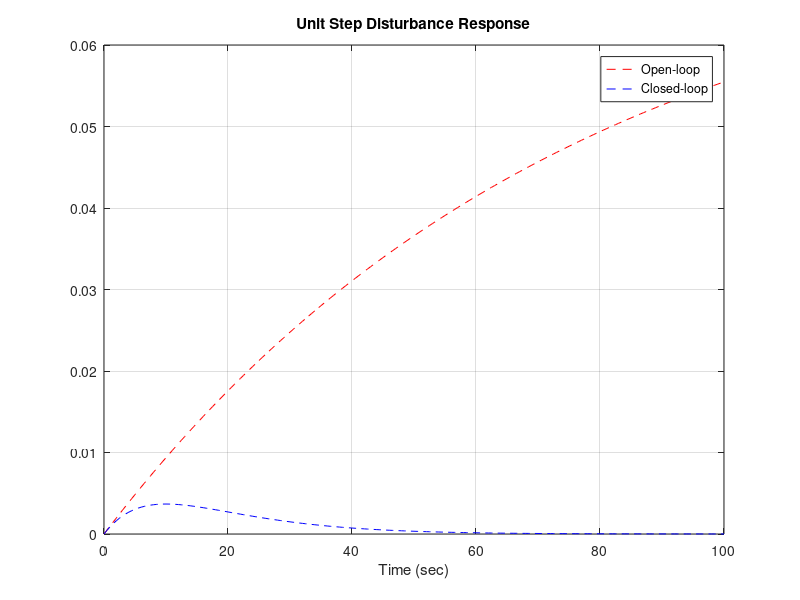

MATLAB code for this plot:
clear all; clf; clc;
%% Ex12_1.m 
% Define the linearized model parameters 
u0=20; g=9.81; m=1000; f=0.015; Theta=0; rho=1.202; 
A=1; Cd=0.5; uw=2; 
% Calculate the equilibrium force, Fx0: 
Fx0 = m*g*sin(Theta) + f*m*g + ... 
    0.5*rho*A*Cd*(u0+uw)^2; 
% The time constant and dc gain are: 
Tau=(m/(rho*A*Cd*(u0+uw)));
K=Tau/m; 
% Fix the Ti gain (Ki=Kp/Ti) for the PI control: 
Ti=186.86/10.0;
% % The loop transfer function for PI control is % Kp*(num/den) where num/dec = (1+1/Ti*s)*K/(1+Tau*s)
% num_o=K*[Ti 1]; den_o=[Ti*Tau Ti 0];
% % Calculate open loop zeros and poles:
% z=roots(num_o); p=roots(den_o);
% % Obtain the root locus for Kp:
% K_root=[0:10:300];
% R=rlocus(num_o,den_o,K_root);
% plot(R,'*'); title('RootLocus Plot'); axis([-0.2 0 -0.05 0.05]);
% pause;
% [K_root, POLES]=rlocfind(num_o,den_o)  % Simulate the reference unit step response % with and w/o control:
t=[0:0.5:100];
sys = tf([K],[Tau 1]);
y=step(sys,t);

Kp=186.86; KI = Kp/Ti;
numc=K*[Kp KI]; denc=[Tau K*Kp+1 K*KI];
% Calculate the closed-loop zeros and poles:
zc=roots(numc)
pc=roots(denc)
sys_c = tf(numc, denc);
%%
yc=step(sys_c, t);
plot(t,y,'-r',t,yc,'--b'); 
grid;
xlabel('Time (sec)')
title('Unit Step Reference Response');
legend('Open-loop', 'Closed-loop');
pause;
%%
% Simulate the disturbance unit step response % with and w/o control:
yd=step(sys,t); sys_disturbance = tf([K 0], denc); ycd=step(sys_disturbance,t);
plot(t,yd,'--r',t,ycd,'--b');
xlabel('Time (sec)'); grid;
title('Unit Step Disturbance Response'); 
legend('Open-loop', 'Closed-loop');
